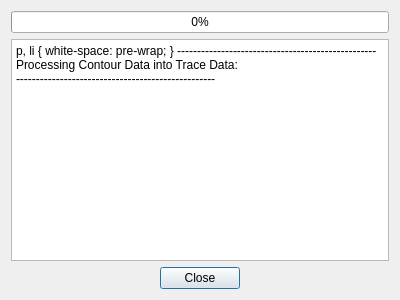
<?xml version="1.0" encoding="UTF-8"?>
<ui version="4.0">
 <class>Dialog</class>
 <widget class="QDialog" name="Dialog">
  <property name="geometry">
   <rect>
    <x>0</x>
    <y>0</y>
    <width>400</width>
    <height>300</height>
   </rect>
  </property>
  <property name="windowTitle">
   <string>Dialog</string>
  </property>
  <layout class="QVBoxLayout" name="verticalLayout">
   <item>
    <widget class="QProgressBar" name="progressBar">
     <property name="maximum">
      <number>100</number>
     </property>
     <property name="value">
      <number>0</number>
     </property>
     <property name="alignment">
      <set>Qt::AlignCenter</set>
     </property>
     <property name="orientation">
      <enum>Qt::Horizontal</enum>
     </property>
     <property name="invertedAppearance">
      <bool>false</bool>
     </property>
     <property name="textDirection">
      <enum>QProgressBar::TopToBottom</enum>
     </property>
    </widget>
   </item>
   <item>
    <widget class="QTextEdit" name="TextBox">
     <property name="sizeAdjustPolicy">
      <enum>QAbstractScrollArea::AdjustIgnored</enum>
     </property>
     <property name="readOnly">
      <bool>true</bool>
     </property>
     <property name="html">
      <string>&lt;!DOCTYPE HTML PUBLIC &quot;-//W3C//DTD HTML 4.0//EN&quot; &quot;http://www.w3.org/TR/REC-html40/strict.dtd&quot;&gt;
&lt;html&gt;&lt;head&gt;&lt;meta name=&quot;qrichtext&quot; content=&quot;1&quot; /&gt;&lt;style type=&quot;text/css&quot;&gt;
p, li { white-space: pre-wrap; }
&lt;/style&gt;&lt;/head&gt;&lt;body style=&quot; font-family:'MS Shell Dlg 2'; font-size:8.25pt; font-weight:400; font-style:normal;&quot;&gt;
&lt;p style=&quot; margin-top:0px; margin-bottom:0px; margin-left:0px; margin-right:0px; -qt-block-indent:0; text-indent:0px;&quot;&gt;&lt;span style=&quot; font-size:8pt;&quot;&gt;--------------------------------------------------&lt;/span&gt;&lt;/p&gt;
&lt;p style=&quot; margin-top:0px; margin-bottom:0px; margin-left:0px; margin-right:0px; -qt-block-indent:0; text-indent:0px;&quot;&gt;&lt;span style=&quot; font-size:8pt;&quot;&gt;Processing Contour Data into Trace Data:&lt;/span&gt;&lt;/p&gt;
&lt;p style=&quot; margin-top:0px; margin-bottom:0px; margin-left:0px; margin-right:0px; -qt-block-indent:0; text-indent:0px;&quot;&gt;&lt;span style=&quot; font-size:8pt;&quot;&gt;--------------------------------------------------&lt;/span&gt;&lt;/p&gt;&lt;/body&gt;&lt;/html&gt;</string>
     </property>
     <property name="acceptRichText">
      <bool>false</bool>
     </property>
    </widget>
   </item>
   <item>
    <widget class="QDialogButtonBox" name="buttonBox">
     <property name="orientation">
      <enum>Qt::Horizontal</enum>
     </property>
     <property name="standardButtons">
      <set>QDialogButtonBox::Close</set>
     </property>
     <property name="centerButtons">
      <bool>true</bool>
     </property>
    </widget>
   </item>
  </layout>
 </widget>
 <resources/>
 <connections>
  <connection>
   <sender>buttonBox</sender>
   <signal>accepted()</signal>
   <receiver>Dialog</receiver>
   <slot>accept()</slot>
   <hints>
    <hint type="sourcelabel">
     <x>248</x>
     <y>254</y>
    </hint>
    <hint type="destinationlabel">
     <x>157</x>
     <y>274</y>
    </hint>
   </hints>
  </connection>
  <connection>
   <sender>buttonBox</sender>
   <signal>rejected()</signal>
   <receiver>Dialog</receiver>
   <slot>reject()</slot>
   <hints>
    <hint type="sourcelabel">
     <x>316</x>
     <y>260</y>
    </hint>
    <hint type="destinationlabel">
     <x>286</x>
     <y>274</y>
    </hint>
   </hints>
  </connection>
 </connections>
</ui>
